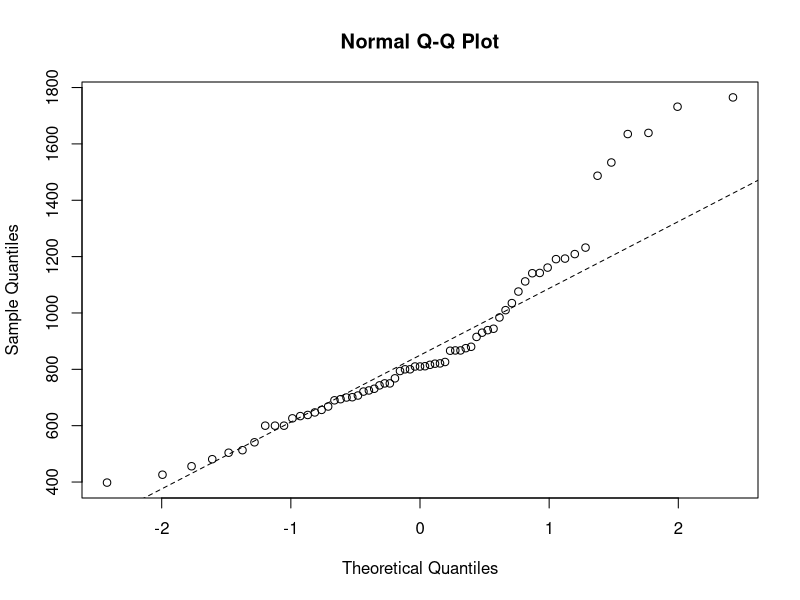
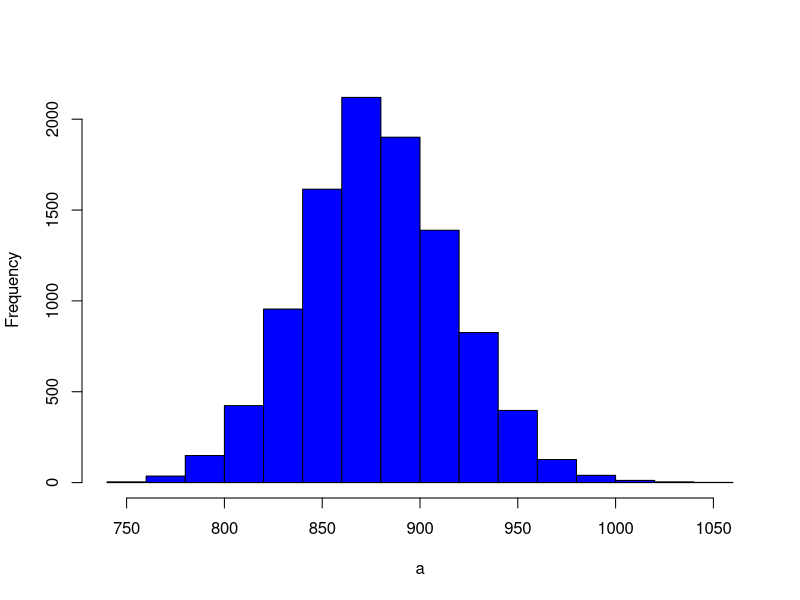
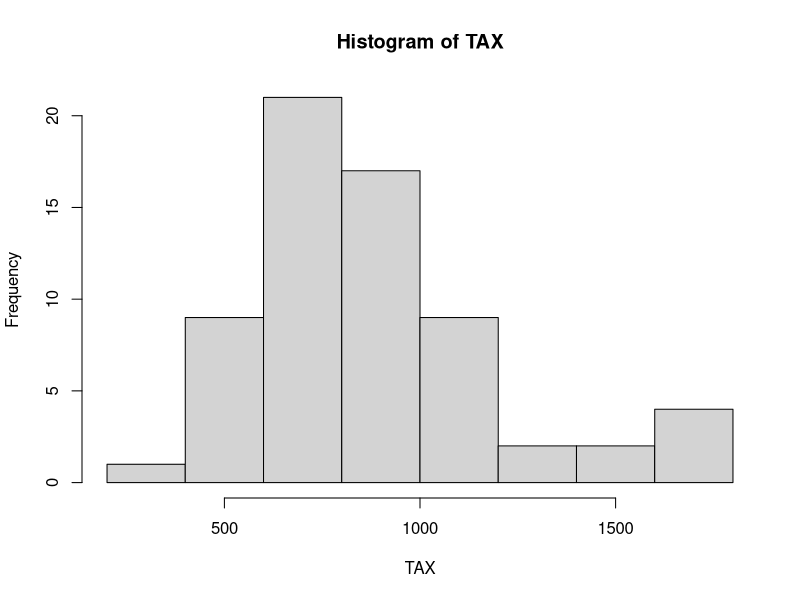
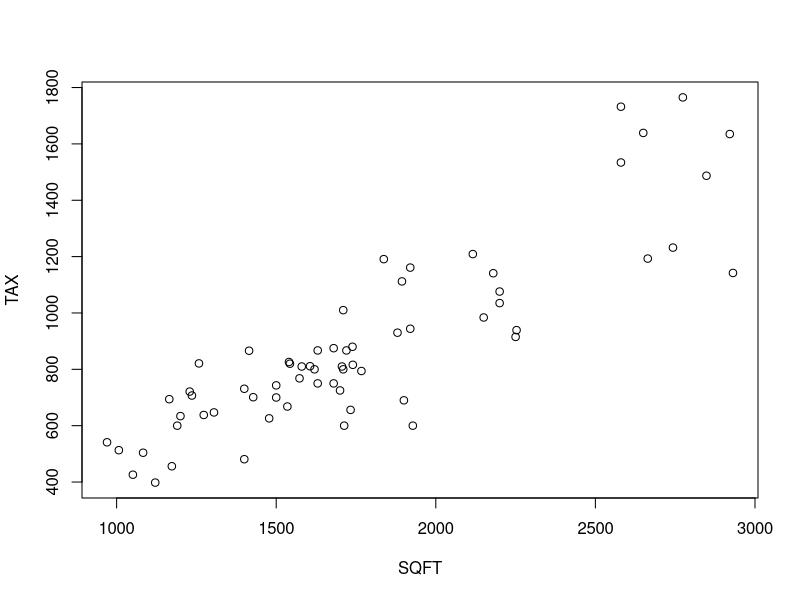
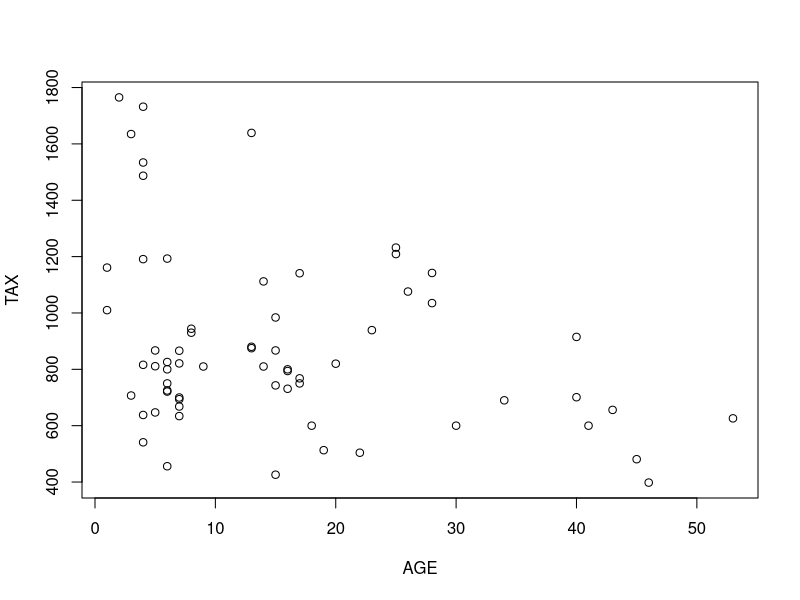
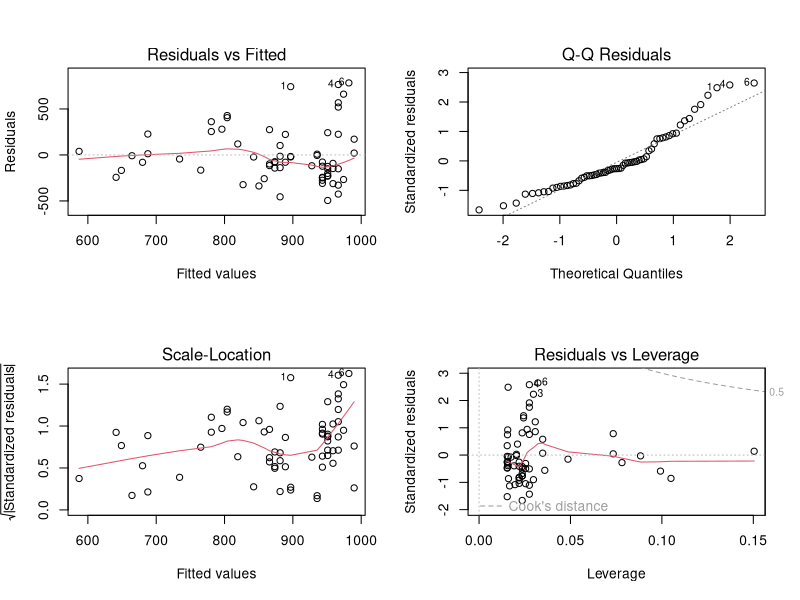

The R source for these figures, in order:
# part of Ch. 8, setting up skew test
par(mfrow=c(1,2))
x <- seq(0,4,0.01)

skew <- function(x){
  m3 <- sum((x-mean(x))^3)/length(x)
  s3 <- sqrt(var(x))^3
  m3/s3
}

# extracting data
house <- read.table("house.txt", header=T)
attach(house)
names(house)
house

#Getting the Famous Five in a Single Matrix
b <- cbind(1,TAX,SQFT)
dimnames(b) [[2]][1] <- "sample"
t(b) %*% b

# summaries for data
summary(TAX)
fivenum(TAX)

# testing for normality using a Q-Q plot
par(mfrow=c(1,1))
qqnorm(TAX)
qqline(TAX,lty=2)

# checking if mean is within range of acceptable values for daa
a <- numeric(10000)
for(i in 1:10000) a[i] <- mean(sample(TAX,replace=T))
hist(a,main="",col="blue")

# testing skew for TAX data
hist(TAX)
skew(TAX)
skew(TAX)/sqrt(6/length(TAX))
1-pt(2.949,28)
skew(sqrt(TAX))/sqrt(6/length(TAX))
skew(log(TAX))/sqrt(6/length(TAX))

# creating scatterplots of TAX vs SQFT and TAX vs PRICE
plot(SQFT,TAX)
plot(AGE,TAX)

# testing for relationships between TAX, SQFT and PRICE
reg <- lm(TAX~SQFT)
summary(reg)
influence.measures(reg)$is.inf

reg <- lm(TAX~AGE)
summary(reg)
influence.measures(reg)$is.inf

reg <- lm(TAX ~ SQFT + AGE)
summary(reg)
influence.measures(reg)$is.inf

# regression modelling
(sse <- deviance(lm(TAX~AGE)))
(ssy <- deviance(lm(TAX~1)))

(ssr <- ssy-sse)
anova(lm(TAX~AGE))

model <- lm(TAX~AGE)
predict(model,list(PRICE=2050))

par(mfrow=c(2,2))
plot(model)
model2 <- update(model,subset=( PRICE != 2050))
summary(model2)

# multiple regression modelling
Y <- cbind(TAX, PRICE)

model <- manova(Y~SQFT*AGE)
summary(model)
summary.aov(model)